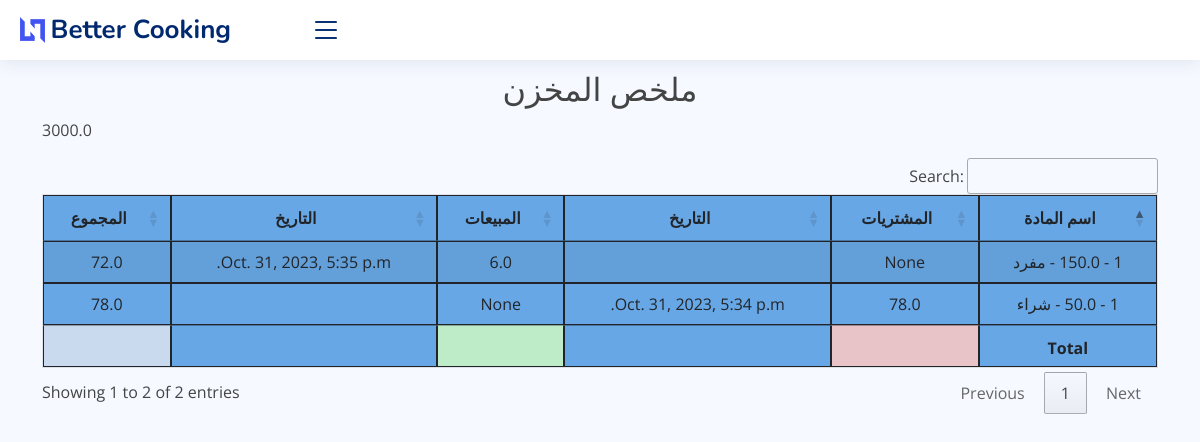
Before: /stock_report with the older database file.
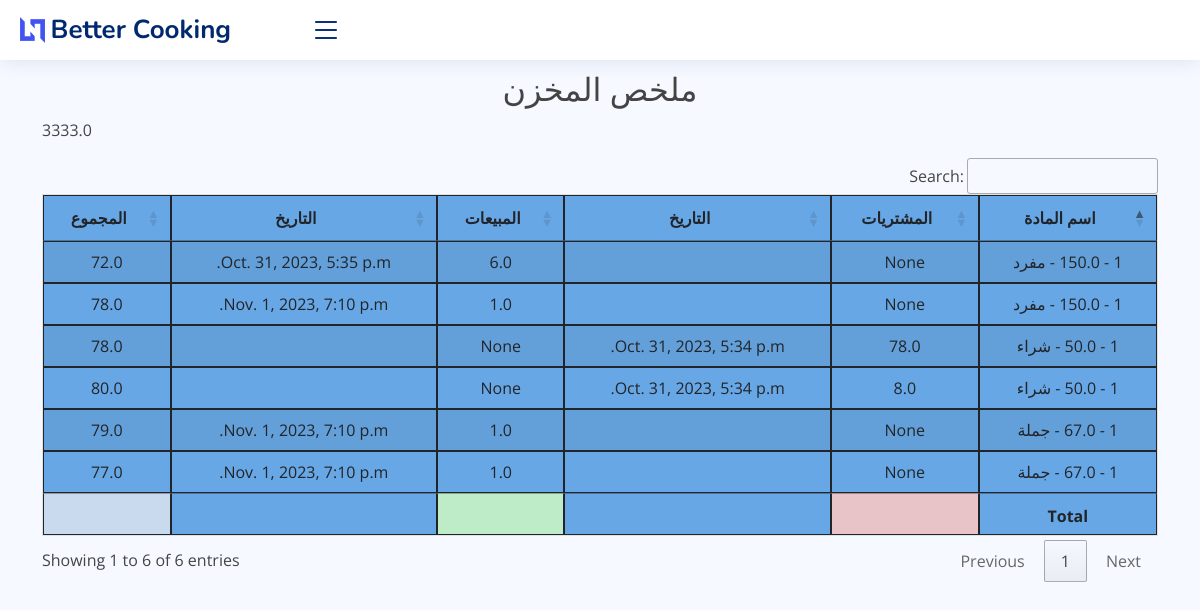
After: the same page with the newer database file.
### core/models.py (models this page shows, shortened)
class Inventory(models.Model):
    item = models.ForeignKey(Item, on_delete=models.CASCADE)
    warehouse = models.ForeignKey(Warehouse, on_delete=models.CASCADE, null=True)
    purchase = models.ForeignKey(Purchase, on_delete=models.CASCADE, default=0, null=True)
    sale = models.ForeignKey(SaleInvoice, on_delete=models.CASCADE, default=0, null=True)
    pur_qty = models.FloatField(default=0, null=True)
    sale_qty = models.FloatField(default=0, null=True)
    total_bal_qty = models.FloatField(default=0)
    return_qty = models.FloatField(default=0)
    class Meta:
        verbose_name_plural = ' تفاصيل المخزون'

class Item(models.Model):
    PRICELIST = (
        ('جملة', 'جملة'),
    )
    item_code = models.CharField(max_length=50)
    name = models.CharField(max_length=255)
    category = models.CharField(max_length=30, default='Test')
    price = models.FloatField(default=1)
    price_list = models.CharField(max_length=30, choices=PRICELIST, default='مفرد')
    note = models.TextField(blank=True)
    class Meta:
        verbose_name_plural = 'المواد'
    def __str__(self):
        return f"{self.item_code} - {self.price} - {self.price_list}"

class Purchase(models.Model):
    invoice_number = models.CharField(max_length=8, unique=True, editable=False)
    vendor = models.ForeignKey(Vendor, on_delete=models.CASCADE)
    date = models.DateTimeField()
    note = models.TextField(blank=True)
    class Meta:
        verbose_name_plural = ' فاتورة الشراء'

class SaleInvoice(models.Model):
    STATUS = (
        ('مدفوع', 'مدفوع'),
        ('غير مدفوع', 'غير مدفوع'),
        ('المردود', 'المردود'),
    )
    STATUS1 = (
        ('IQD', 'IQD'),
        ('$', '$'),
    )
    invoice_number = models.CharField(max_length=8, unique=True, editable=False)
    customer_name = models.ForeignKey(Customer, on_delete=models.CASCADE)
    date = models.DateTimeField(auto_now_add=True)
    status = models.CharField(max_length=10, choices=STATUS, default='مدفوع')
    note = models.CharField(max_length=100, blank=True)
    updated_at = models.DateTimeField(auto_now=True)
    price_type = models.CharField(max_length=10, choices=STATUS1, default='IQD')
    class Meta:
        verbose_name_plural = 'فاتورة البيع'

### core/views.py (the view, shortened to what this page needs)
# urls.py: path('stock_report', views.stock_report, name="stock_report"),
def stock_report(request):
    def calculate_total_purchase_value():
        total_purchase_value = PurchaseItem.objects.aggregate(total=models.Sum('total_amt'))['total']
        return total_purchase_value or 0
    def calculate_total_sales_value():
        total_sales_value = SaleItem.objects.aggregate(total=models.Sum('total_amt'))['total']
        return total_sales_value or 0
    def calculate_current_stock_money_balance():
        total_purchase_value = calculate_total_purchase_value()
        total_sales_value = calculate_total_sales_value()
        current_stock_money_balance = total_purchase_value - total_sales_value
        return current_stock_money_balance
    stock_report = Inventory.objects.select_related()
    context = {'stock_report': stock_report,'calculate_current_stock_money_balance':calculate_current_stock_money_balance}
    return render(request, 'core/reports/stock_report.html', context)

### core/templates/core/reports/stock_report.html (shortened to what this page needs)
{% extends 'core/base.html' %}
{% block content %}
    <br>
    <br> <br>
 <h2 class="text-center"> ملخص المخزن </h2>
<p>{{ calculate_current_stock_money_balance }}</p>
    <table id="example4" class="table table-striped" style="background-color: #68a7e5">
        <thead>
        <tr>
            <th>اسم المادة</th>
            <th>المشتريات</th>
            <th>التاريخ</th>
            <th>المبيعات</th>
            <th>التاريخ</th>
            <th>المجموع</th>
        </tr>
        </thead>
        <tbody>
        {% for i in  stock_report %}
            <tr>
                <td>{{ i.item }}</td>
                <td>{{ i.pur_qty }}</td>
                <td>{{ i.purchase.date }}</td>
                <td>{{ i.sale_qty }}</td>
                <td>{{ i.sale.date }}</td>
                <td>{{ i.total_bal_qty }}</td>
            </tr>
        {% endfor %}
        </tbody>
        <tfoot>
        <th></th>
        <th style="background-color: #e8c3c7"></th>
         <th></th>
        <th style="background-color: #beecc8"></th>
         <th></th>
        <th style="background-color: #c9d9ee"></th>
        </tfoot>
    </table>
{% endblock %}

Changed rows visible on the page:
added Inventory: item "1 - 50.0 - شراء", pur_qty "8.0", purchase "Oct. 31, 2023, 5:34 p.m.", sale_qty "None", total_bal_qty "80.0"
added Inventory: item "1 - 67.0 - جملة", pur_qty "None", sale_qty "1.0", sale "Nov. 1, 2023, 7:10 p.m.", total_bal_qty "79.0"
added Inventory: item "1 - 150.0 - مفرد", pur_qty "None", sale_qty "1.0", sale "Nov. 1, 2023, 7:10 p.m.", total_bal_qty "78.0"
added Inventory: item "1 - 67.0 - جملة", pur_qty "None", sale_qty "1.0", sale "Nov. 1, 2023, 7:10 p.m.", total_bal_qty "77.0"
Other visible differences:
text written by a page script: "Search: Showing 1 to 2 of 2 entries Previous 1 Next" → "Search: Showing 1 to 6 of 6 entries Previous 1 Next"
{{ calculate_current_stock_money_balance }}: "3000.0" → "3333.0"
